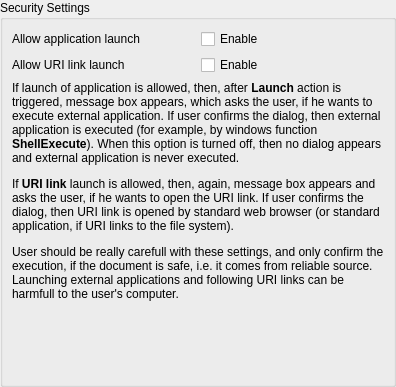
       <widget class="QWidget" name="securityPage">
        <layout class="QVBoxLayout" name="securityPageLayout">
         <property name="leftMargin">
          <number>0</number>
         </property>
         <property name="topMargin">
          <number>0</number>
         </property>
         <property name="rightMargin">
          <number>0</number>
         </property>
         <property name="bottomMargin">
          <number>0</number>
         </property>
         <item>
          <widget class="QGroupBox" name="securitySettingsGroupBox">
           <property name="title">
            <string>Security Settings</string>
           </property>
           <layout class="QVBoxLayout" name="securitySettingsGroupBoxLayout">
            <item>
             <layout class="QGridLayout" name="securitySettingsGridLayout">
              <item row="0" column="1">
               <widget class="QCheckBox" name="allowLaunchCheckBox">
                <property name="text">
                 <string>Enable</string>
                </property>
               </widget>
              </item>
              <item row="1" column="0">
               <widget class="QLabel" name="allowRunURILabel">
                <property name="text">
                 <string>Allow URI link launch</string>
                </property>
               </widget>
              </item>
              <item row="0" column="0">
               <widget class="QLabel" name="allowRunExeLabel">
                <property name="text">
                 <string>Allow application launch</string>
                </property>
               </widget>
              </item>
              <item row="1" column="1">
               <widget class="QCheckBox" name="allowRunURICheckBox">
                <property name="text">
                 <string>Enable</string>
                </property>
               </widget>
              </item>
             </layout>
            </item>
            <item>
             <widget class="QLabel" name="securityInfoLabel">
              <property name="text">
               <string>&lt;html&gt;&lt;head/&gt;&lt;body&gt;&lt;p&gt;If launch of application is allowed, then, after &lt;span style=&quot; font-weight:600;&quot;&gt;Launch&lt;/span&gt; action is triggered, message box appears, which asks the user, if he wants to execute external application. If user confirms the dialog, then external application is executed (for example, by windows function &lt;span style=&quot; font-weight:600;&quot;&gt;ShellExecute&lt;/span&gt;). When this option is turned off, then no dialog appears and external application is never executed.&lt;/p&gt;&lt;p&gt;If &lt;span style=&quot; font-weight:600;&quot;&gt;URI link &lt;/span&gt;launch is allowed, then, again, message box appears and asks the user, if he wants to open the URI link. If user confirms the dialog, then URI link is opened by standard web browser (or standard application, if URI links to the file system).&lt;/p&gt;&lt;p&gt;User should be really carefull with these settings, and only confirm the execution, if the document is safe, i.e. it comes from reliable source. Launching external applications and following URI links can be harmfull to the user's computer.&lt;/p&gt;&lt;/body&gt;&lt;/html&gt;</string>
              </property>
              <property name="wordWrap">
               <bool>true</bool>
              </property>
             </widget>
            </item>
            <item>
             <spacer name="securityPageSpacer">
              <property name="orientation">
               <enum>Qt::Vertical</enum>
              </property>
              <property name="sizeHint" stdset="0">
               <size>
                <width>20</width>
                <height>74</height>
               </size>
              </property>
             </spacer>
            </item>
           </layout>
          </widget>
         </item>
        </layout>
       </widget>
